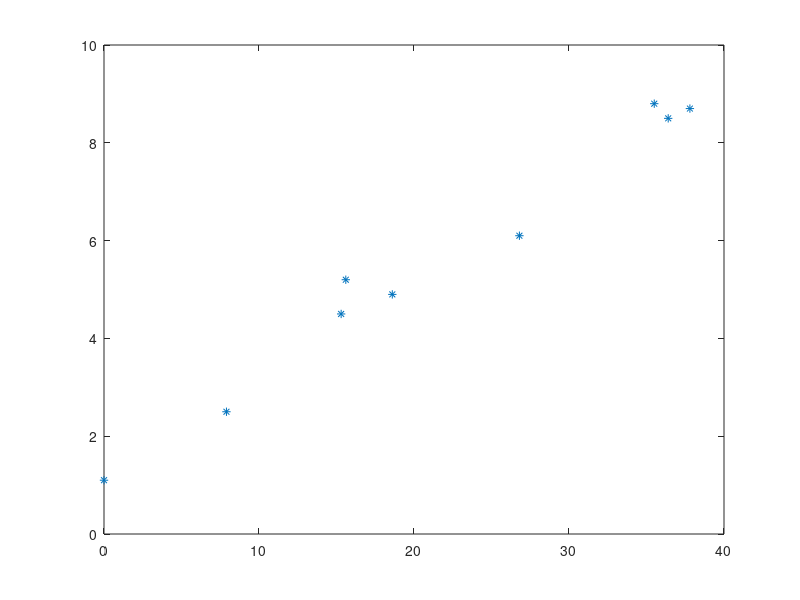

Write MATLAB code to recreate this figure. (Note: this script raises an error after producing the figure.)
%input data
x=[ 15.6 26.8 37.8 36.4 35.5 18.6 15.3 7.9 0 ];
y=[ 5.2 6.1 8.7 8.5 8.8 4.9 4.5 2.5 1.1 ];
data=[ x;y ];
%calculate the correlation coefficient
coefft=cov(data');
%draw the scatterplot
plot( x,y,'*' );
hold on
%input design matrix f
f=[ 1 15.6;
    1 26.8;
    1 37.8;
    1 36.4;
    1 35.5;
    1 18.6;
    1 15.3;
    1 7.9;
    1 0 ];
%solving the weights b
b = inv( f'*f+0.001*eye(2) )*f'*y';
%draw the regression line
syms m n
m=-5:0.1:40;
n=b(2)*m+b(1);
plot( m,n );